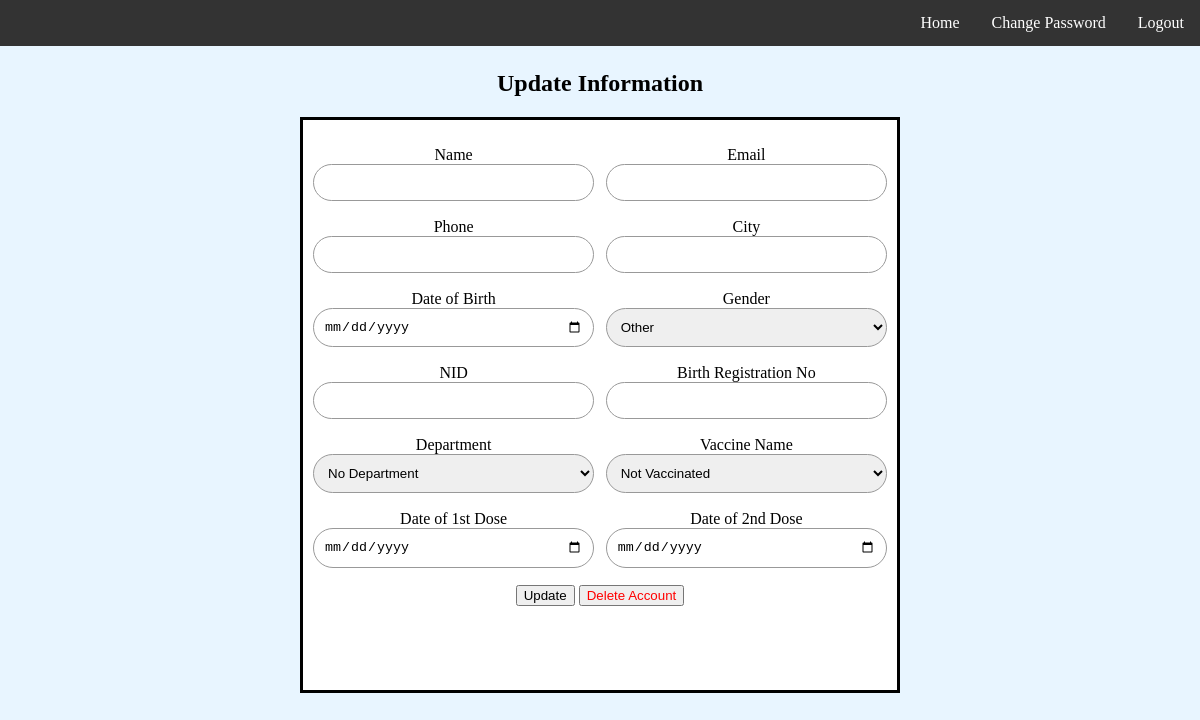
The app's page /updateprofile.php (signed in), older data.
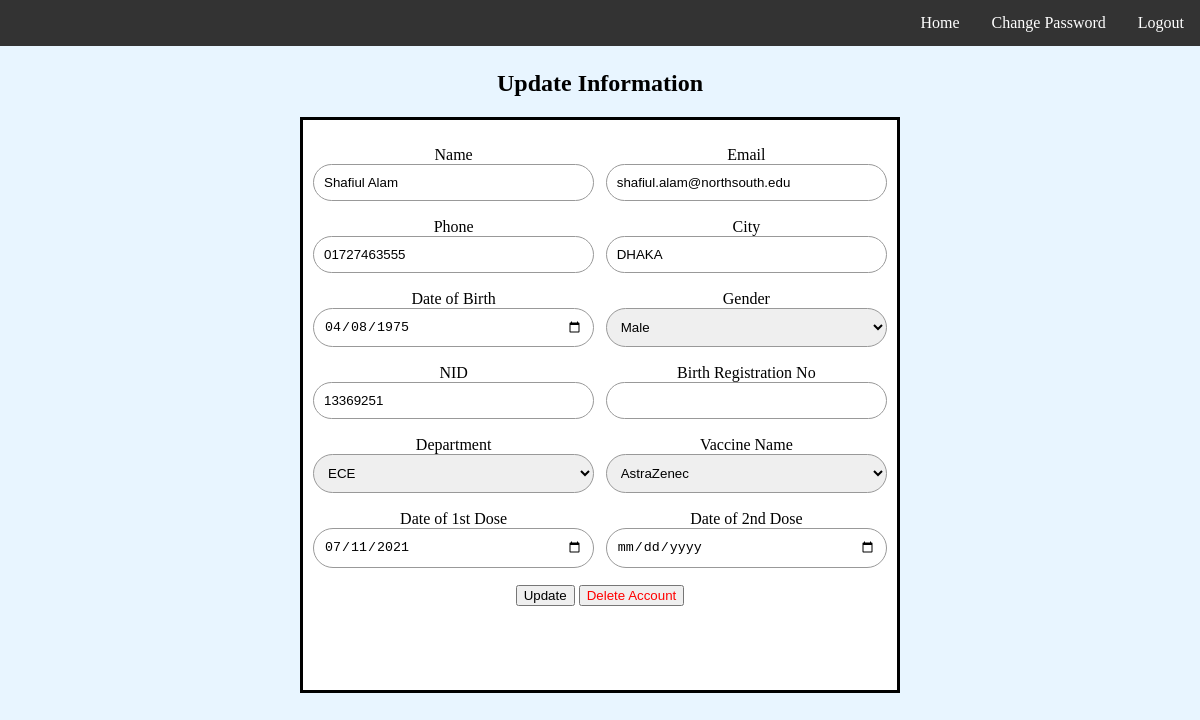
The same page, newer data.
### tables this page shows
CREATE TABLE `staff` (
  `staffId` bigint(10) NOT NULL,
  `dno` int(5) DEFAULT NULL,
  `vaxId` int(5) DEFAULT 0,
  `designationId` int(5) DEFAULT 0,
  `doseTaken` int(1) DEFAULT 0,
  `firstDose` date DEFAULT NULL,
  `secondDose` date DEFAULT NULL,
  `password` varchar(10) NOT NULL,
  `name` varchar(40) NOT NULL,
  `nsuMail` varchar(40) NOT NULL,
  `phone` varchar(11) DEFAULT NULL,
  `city` varchar(10) DEFAULT NULL,
  `NID` varchar(16) DEFAULT NULL,
  `DOB` date DEFAULT NULL,
  `birthRegNo` varchar(16) DEFAULT NULL,
  `gender` varchar(1) NOT NULL
);

### connectionsingleton.php (called while the page is built, shortened)
<?php
    class connectionSingleton {
        private static $con = null;
        private function __construct(){
            self::$con = new mysqli("localhost", "root", "", "nsuvax");
        }
        public static function getConnection(){
            return self::$con;
        }
    }
?>

### dbmanager.php (called while the page is built, shortened)
<?php
    require_once('connectionsingleton.php');
    class dbmanager{
        private $con = null;
        public function __construct(){
            $this->con = connectionSingleton::getConnection();
        }
        function getStaffProfile($id){
            $qry = "SELECT name,deName AS 'designation',d.dname AS 'dept',staffId,nsuMail,doseTaken,firstDose,secondDose,v.vaxName,phone,city,NID,DOB,birthRegNo,gender
                    FROM staff s
                    JOIN department d
                    ON(s.dno=d.dno)
                    JOIN designation de
                    ON(s.designationId=de.designationId)
                    JOIN vax v
                    ON(s.vaxId=v.vaxId)
                    WHERE staffId = $id";
            $result = $this->con->query($qry);
            $row = $result->fetch_assoc();
            return $row;
        }
        function getAllDepartment(){
            $sql = "SELECT * FROM `department` ORDER BY `dno` ASC";
            $result = $this->con->query($sql);
            $rows = array();
            foreach ($result as $row) {
                $rows[] = $row;
            }
            return $rows;
        }
        function getAllVaccine(){
            $sql = "SELECT * FROM `vax` ORDER BY `vaxId` ASC";
            $result = $this->con->query($sql);
            $rows = array();
            foreach ($result as $row) {
                $rows[] = $row;
            }
            return $rows;
        }
    }
?>

### updateprofile.php (the view, shortened to what the changed rows need)
<?php
    require_once("dbmanager.php");
    $db = new dbmanager();
    $sp = null;
    if($_SESSION['userType'] === 'student'){
        $sp = $db->getStudentProfile($_SESSION['id']);
    }else{
        $sp = $db->getStaffProfile($_SESSION['id']);
    }
    $dno = $db->getAllDepartment();
    $vno = $db->getAllVaccine();
?>
<html>
    <head>
        <link rel="stylesheet" href="./CSS/updateprofile.css">
    </head>
    <body>
        <div class="main">
            <h2>Update Information</h2>
            <div class="contain">
                <div class="wrapper">
                    <form>
                        <p class="custom-p-margin">
                            <label for="nameInput">Name</label>
                            <input type="text" id="nameInput" value="<?php print($sp['name']);?>">
                        </p>
                        <p>
                            <label for="emailInput">Email</label>
                            <input type="text" id="emailInput" value="<?php print($sp['nsuMail']);?>">
                        </p>
                        <p class="custom-p-margin">
                            <label for="phoneInput">Phone</label>
                            <input type="number" id="phoneInput"  value="<?php print($sp['phone']);?>">
                        </p>
                        <p>
                            <label for="cityInput">City</label>
                            <input type="text" id="cityInput"  value="<?php print($sp['city']);?>">
                        </p>
                        <p class="custom-p-margin">
                            <label for="dobInput">Date of Birth</label>
                            <input type="date" id="dobInput"  value="<?php print($sp['DOB']);?>">
                        </p>
                        <p>
                            <label for="genderInput">Gender</label>
                            <select id="genderInput">
                                <?php
                                    $male = null;
                                    $other = null;
                                    if($sp['gender'] === "M"){
                                        $male = 'selected';
                                    }else if($sp['gender'] === "F"){
                                        $female = 'selected';
                                    }else{
                                        $other = 'selected';
                                    }
                                ?>
                                <option value="Male" <?php echo $male;?>>Male</option>
                                <option value="Other" <?php echo $other;?>>Other</option>
                            </select>
                        </p>
                        <p class="custom-p-margin">
                            <label for="nidInput">NID</label>
                            <input type="number" id="nidInput"  value="<?php print($sp['NID']);?>">
                        </p>
                        <p class="custom-p-margin">
                            <label for="deptInput">Department</label>
                            <select id="deptInput">
                                <?php
                                    foreach($dno as $dept){
                                        if($dept['dname'] === $sp['dept']){
                                            print("<option value='{$dept['dno']}' selected>{$dept['dname']}</option>");
                                        }else{
                                            print("<option value='{$dept['dno']}'>{$dept['dname']}</option>");
                                        }
                                    }
                                ?>
                            </select>
                        </p>
                        <p>
                            <label for="vaxInput">Vaccine Name</label>
                            <select id="vaxInput">
                                <?php
                                    foreach($vno as $v){
                                        if($v['vaxName'] === $sp['vaxName']){
                                            print("<option value ='{$v['vaxId']}' selected>{$v['vaxName']}</option>");
                                        }else{
                                            print("<option value ='{$v['vaxId']}'>{$v['vaxName']}</option>");
                                        }
                                    }
                                ?>
                            </select>
                        </p>
                        <p class="custom-p-margin">
                            <label for="dofdInput">Date of 1st Dose</label>
                            <input <?php print("value = '{$sp['firstDose']}'");?> type="date" id="dofdInput">
                        </p>
                    </form>
                </div>
            </div>
        </div>
    </body>
</html>

Row changes from the older to the newer data that the page shows:
now on this page (row edited): staff: name "Shafiul Alam", nsuMail "shafiul.alam@northsouth.edu", phone "01727463555", city "DHAKA", DOB "04/08/1975", NID "13369251", firstDose "07/11/2021"
Text that changed along with them:
form field value: "Other" → "Male"
form field value: "No Department" → "ECE"
form field value: "Not Vaccinated" → "AstraZenec"
